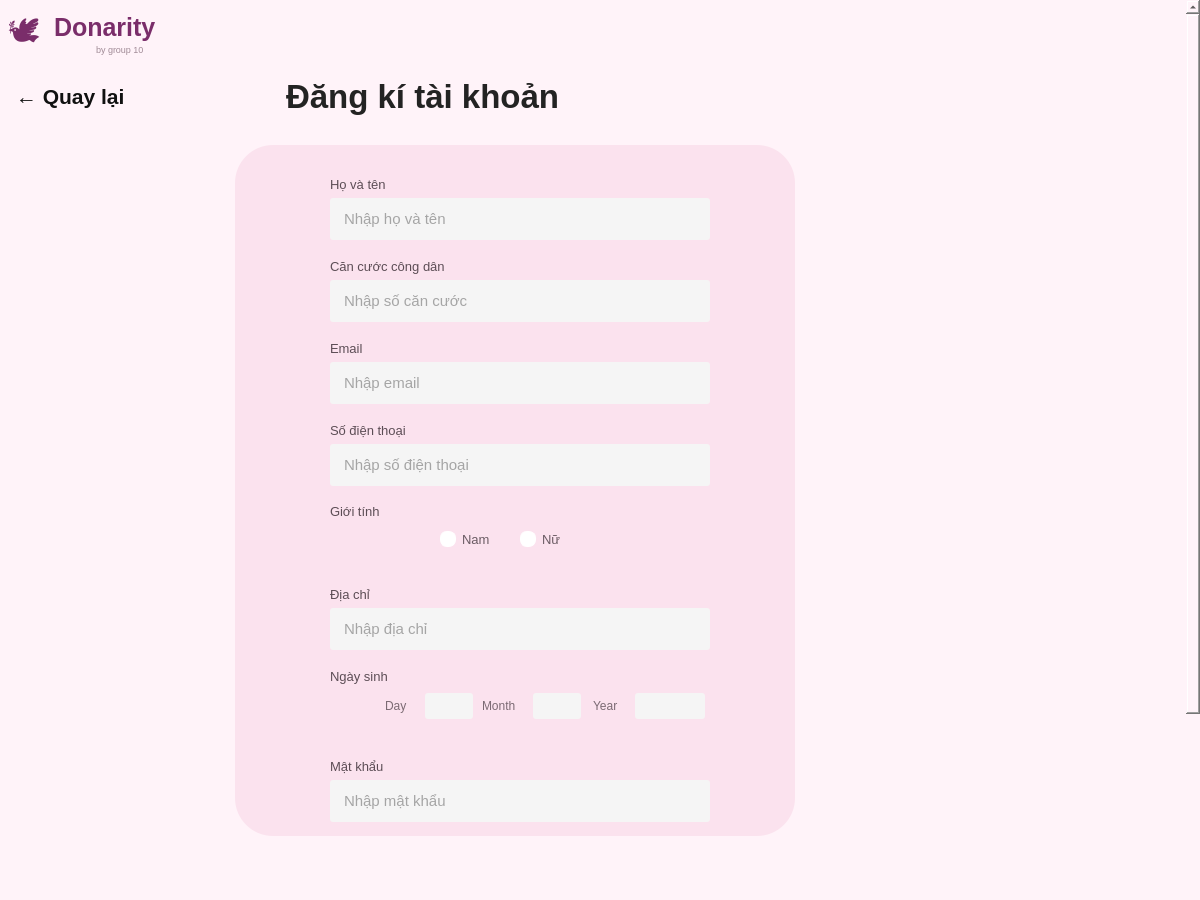
<?xml version="1.0" encoding="UTF-8"?>
<ui version="4.0">
 <class>MainWindow</class>
 <widget class="QMainWindow" name="MainWindow">
  <property name="geometry">
   <rect>
    <x>0</x>
    <y>0</y>
    <width>1200</width>
    <height>900</height>
   </rect>
  </property>
  <property name="minimumSize">
   <size>
    <width>1200</width>
    <height>900</height>
   </size>
  </property>
  <property name="maximumSize">
   <size>
    <width>1200</width>
    <height>900</height>
   </size>
  </property>
  <property name="windowTitle">
   <string>Đăng kí tài khoản</string>
  </property>
  <property name="styleSheet">
   <string notr="true">QMainWindow, QWidget{
    background: #FFF3F9;
}</string>
  </property>
  <widget class="QWidget" name="centralwidget">
   <property name="styleSheet">
    <string notr="true">background: #FFF3F9;</string>
   </property>
   <widget class="QScrollArea" name="scrollArea">
    <property name="geometry">
     <rect>
      <x>0</x>
      <y>0</y>
      <width>1200</width>
      <height>900</height>
     </rect>
    </property>
    <property name="styleSheet">
     <string notr="true">QScrollArea{
	selection-color: rgb(255, 0, 127);
	background-color: rgb(255, 255, 255);
    border: none;
    background: #FFF3F9;
}
QScrollBar:vertical {
    background: #FBE5F0;
    width: 12px;
    margin: 0px;
    border-radius: 6px;
}
QScrollBar::handle:vertical {
    background: #E8B8D0;
    min-height: 30px;
    border-radius: 6px;
}
QScrollBar::add-line:vertical,
QScrollBar::sub-line:vertical {
    height: 0px;
    border: none;
    background: none;
}
QScrollBar::add-page:vertical,
QScrollBar::sub-page:vertical {
    background: none;
}</string>
    </property>
    <property name="frameShape">
     <enum>QFrame::NoFrame</enum>
    </property>
    <property name="verticalScrollBarPolicy">
     <enum>Qt::ScrollBarAsNeeded</enum>
    </property>
    <property name="horizontalScrollBarPolicy">
     <enum>Qt::ScrollBarAsNeeded</enum>
    </property>
    <property name="widgetResizable">
     <bool>true</bool>
    </property>
    <widget class="QWidget" name="scrollAreaWidgetContents">
     <property name="geometry">
      <rect>
       <x>0</x>
       <y>-75</y>
       <width>1188</width>
       <height>1120</height>
      </rect>
     </property>
     <property name="minimumSize">
      <size>
       <width>1180</width>
       <height>1120</height>
      </size>
     </property>
     <property name="styleSheet">
      <string notr="true">background: #FFF3F9;</string>
     </property>
     <widget class="QLabel" name="logo_icon">
      <property name="geometry">
       <rect>
        <x>8</x>
        <y>10</y>
        <width>62</width>
        <height>50</height>
       </rect>
      </property>
      <property name="font">
       <font>
        <pointsize>24</pointsize>
       </font>
      </property>
      <property name="styleSheet">
       <string notr="true">QLabel{
background: transparent;
color: #7A2D6A;
border: none;
}</string>
      </property>
      <property name="text">
       <string>🕊</string>
      </property>
     </widget>
     <widget class="QLabel" name="logo_title">
      <property name="geometry">
       <rect>
        <x>54</x>
        <y>10</y>
        <width>180</width>
        <height>35</height>
       </rect>
      </property>
      <property name="font">
       <font>
        <family>Arial</family>
        <pointsize>19</pointsize>
        <weight>75</weight>
        <bold>true</bold>
       </font>
      </property>
      <property name="styleSheet">
       <string notr="true">QLabel{
color: #7A2D6A;
background: transparent;
border: none;
}</string>
      </property>
      <property name="text">
       <string>Donarity</string>
      </property>
     </widget>
     <widget class="QLabel" name="logo_subtitle">
      <property name="geometry">
       <rect>
        <x>96</x>
        <y>42</y>
        <width>90</width>
        <height>14</height>
       </rect>
      </property>
      <property name="font">
       <font>
        <family>Arial</family>
        <pointsize>7</pointsize>
       </font>
      </property>
      <property name="styleSheet">
       <string notr="true">QLabel{
color: #A08A96;
background: transparent;
border: none;
}</string>
      </property>
      <property name="text">
       <string>by group 10</string>
      </property>
     </widget>
     <widget class="QPushButton" name="back">
      <property name="geometry">
       <rect>
        <x>16</x>
        <y>84</y>
        <width>121</width>
        <height>24</height>
       </rect>
      </property>
      <property name="font">
       <font>
        <family>Arial</family>
        <pointsize>16</pointsize>
        <weight>75</weight>
        <bold>true</bold>
       </font>
      </property>
      <property name="cursor">
       <cursorShape>PointingHandCursor</cursorShape>
      </property>
      <property name="styleSheet">
       <string notr="true">QPushButton{
background: transparent;
border: none;
color: #111111;
text-align: left;
padding-left: 0px;
}
QPushButton:hover{
color: #7A2D6A;
}</string>
      </property>
      <property name="text">
       <string>← Quay lại</string>
      </property>
     </widget>
     <widget class="QLabel" name="title_label">
      <property name="geometry">
       <rect>
        <x>286</x>
        <y>68</y>
        <width>440</width>
        <height>56</height>
       </rect>
      </property>
      <property name="font">
       <font>
        <family>Arial</family>
        <pointsize>25</pointsize>
        <weight>75</weight>
        <bold>true</bold>
       </font>
      </property>
      <property name="styleSheet">
       <string notr="true">QLabel{
color: #232323;
background: transparent;
border: none;
}</string>
      </property>
      <property name="text">
       <string>Đăng kí tài khoản</string>
      </property>
     </widget>
     <widget class="QFrame" name="form_card">
      <property name="geometry">
       <rect>
        <x>235</x>
        <y>145</y>
        <width>560</width>
        <height>691</height>
       </rect>
      </property>
      <property name="styleSheet">
       <string notr="true">QFrame{
background: #FBE2EE;
border: none;
border-radius: 38px;
}</string>
      </property>
      <property name="frameShape">
       <enum>QFrame::NoFrame</enum>
      </property>
      <widget class="QLabel" name="label_name">
       <property name="geometry">
        <rect>
         <x>95</x>
         <y>28</y>
         <width>120</width>
         <height>22</height>
        </rect>
       </property>
       <property name="font">
        <font>
         <family>Arial</family>
         <pointsize>10</pointsize>
        </font>
       </property>
       <property name="styleSheet">
        <string notr="true">QLabel{
color: #5C4D55;
background: transparent;
}</string>
       </property>
       <property name="text">
        <string>Họ và tên</string>
       </property>
      </widget>
      <widget class="QLineEdit" name="NhapHoVaTen">
       <property name="geometry">
        <rect>
         <x>95</x>
         <y>53</y>
         <width>380</width>
         <height>42</height>
        </rect>
       </property>
       <property name="font">
        <font>
         <family>Arial</family>
         <pointsize>11</pointsize>
        </font>
       </property>
       <property name="styleSheet">
        <string notr="true">QLineEdit{
background: #F5F5F5;
border: none;
border-radius: 3px;
padding-left: 12px;
color: #555555;
}
QLineEdit::placeholder{
color: #999999;
}</string>
       </property>
       <property name="placeholderText">
        <string>Nhập họ và tên</string>
       </property>
      </widget>
      <widget class="QLabel" name="label_cccd">
       <property name="geometry">
        <rect>
         <x>95</x>
         <y>110</y>
         <width>150</width>
         <height>22</height>
        </rect>
       </property>
       <property name="font">
        <font>
         <family>Arial</family>
         <pointsize>10</pointsize>
        </font>
       </property>
       <property name="styleSheet">
        <string notr="true">QLabel{
color: #5C4D55;
background: transparent;
}</string>
       </property>
       <property name="text">
        <string>Căn cước công dân</string>
       </property>
      </widget>
      <widget class="QLineEdit" name="NhapCCCD">
       <property name="geometry">
        <rect>
         <x>95</x>
         <y>135</y>
         <width>380</width>
         <height>42</height>
        </rect>
       </property>
       <property name="font">
        <font>
         <family>Arial</family>
         <pointsize>11</pointsize>
        </font>
       </property>
       <property name="styleSheet">
        <string notr="true">QLineEdit{
background: #F5F5F5;
border: none;
border-radius: 3px;
padding-left: 12px;
color: #555555;
}
QLineEdit::placeholder{
color: #999999;
}</string>
       </property>
       <property name="placeholderText">
        <string>Nhập số căn cước</string>
       </property>
      </widget>
      <widget class="QLabel" name="label_email">
       <property name="geometry">
        <rect>
         <x>95</x>
         <y>192</y>
         <width>80</width>
         <height>22</height>
        </rect>
       </property>
       <property name="font">
        <font>
         <family>Arial</family>
         <pointsize>10</pointsize>
        </font>
       </property>
       <property name="styleSheet">
        <string notr="true">QLabel{
color: #5C4D55;
background: transparent;
}</string>
       </property>
       <property name="text">
        <string>Email</string>
       </property>
      </widget>
      <widget class="QLineEdit" name="NhapEmail">
       <property name="geometry">
        <rect>
         <x>95</x>
         <y>217</y>
         <width>380</width>
         <height>42</height>
        </rect>
       </property>
       <property name="font">
        <font>
         <family>Arial</family>
         <pointsize>11</pointsize>
        </font>
       </property>
       <property name="styleSheet">
        <string notr="true">QLineEdit{
background: #F5F5F5;
border: none;
border-radius: 3px;
padding-left: 12px;
color: #555555;
}
QLineEdit::placeholder{
color: #999999;
}</string>
       </property>
       <property name="placeholderText">
        <string>Nhập email</string>
       </property>
      </widget>
      <widget class="QLabel" name="label_phone">
       <property name="geometry">
        <rect>
         <x>95</x>
         <y>274</y>
         <width>100</width>
         <height>22</height>
        </rect>
       </property>
       <property name="font">
        <font>
         <family>Arial</family>
         <pointsize>10</pointsize>
        </font>
       </property>
       <property name="styleSheet">
        <string notr="true">QLabel{
color: #5C4D55;
background: transparent;
}</string>
       </property>
       <property name="text">
        <string>Số điện thoại</string>
       </property>
      </widget>
      <widget class="QLineEdit" name="NhapSdt">
       <property name="geometry">
        <rect>
         <x>95</x>
         <y>299</y>
         <width>380</width>
         <height>42</height>
        </rect>
       </property>
       <property name="font">
        <font>
         <family>Arial</family>
         <pointsize>11</pointsize>
        </font>
       </property>
       <property name="styleSheet">
        <string notr="true">QLineEdit{
background: #F5F5F5;
border: none;
border-radius: 3px;
padding-left: 12px;
color: #555555;
}
QLineEdit::placeholder{
color: #999999;
}</string>
       </property>
       <property name="placeholderText">
        <string>Nhập số điện thoại</string>
       </property>
      </widget>
      <widget class="QLabel" name="label_gender">
       <property name="geometry">
        <rect>
         <x>95</x>
         <y>355</y>
         <width>70</width>
         <height>22</height>
        </rect>
       </property>
       <property name="font">
        <font>
         <family>Arial</family>
         <pointsize>10</pointsize>
        </font>
       </property>
       <property name="styleSheet">
        <string notr="true">QLabel{
color: #5C4D55;
background: transparent;
}</string>
       </property>
       <property name="text">
        <string>Giới tính</string>
       </property>
      </widget>
      <widget class="QRadioButton" name="radNam">
       <property name="geometry">
        <rect>
         <x>205</x>
         <y>382</y>
         <width>70</width>
         <height>24</height>
        </rect>
       </property>
       <property name="font">
        <font>
         <family>Arial</family>
         <pointsize>10</pointsize>
        </font>
       </property>
       <property name="styleSheet">
        <string notr="true">QRadioButton{
background: transparent;
color: #6A5B63;
spacing: 6px;
}
QRadioButton::indicator{
width: 14px;
height: 14px;
border-radius: 7px;
background: #FFFFFF;
border: 1px solid #FFFFFF;
}
QRadioButton::indicator:checked{
background: #F29AC4;
border: 1px solid #FFFFFF;
}</string>
       </property>
       <property name="text">
        <string>Nam</string>
       </property>
      </widget>
      <widget class="QRadioButton" name="radNu">
       <property name="geometry">
        <rect>
         <x>285</x>
         <y>382</y>
         <width>70</width>
         <height>24</height>
        </rect>
       </property>
       <property name="font">
        <font>
         <family>Arial</family>
         <pointsize>10</pointsize>
        </font>
       </property>
       <property name="styleSheet">
        <string notr="true">QRadioButton{
background: transparent;
color: #6A5B63;
spacing: 6px;
}
QRadioButton::indicator{
width: 14px;
height: 14px;
border-radius: 7px;
background: #FFFFFF;
border: 1px solid #FFFFFF;
}
QRadioButton::indicator:checked{
background: #F29AC4;
border: 1px solid #FFFFFF;
}</string>
       </property>
       <property name="text">
        <string>Nữ</string>
       </property>
      </widget>
      <widget class="QLabel" name="label_address">
       <property name="geometry">
        <rect>
         <x>95</x>
         <y>438</y>
         <width>60</width>
         <height>22</height>
        </rect>
       </property>
       <property name="font">
        <font>
         <family>Arial</family>
         <pointsize>10</pointsize>
        </font>
       </property>
       <property name="styleSheet">
        <string notr="true">QLabel{
color: #5C4D55;
background: transparent;
}</string>
       </property>
       <property name="text">
        <string>Địa chỉ</string>
       </property>
      </widget>
      <widget class="QLineEdit" name="NhapAddress">
       <property name="geometry">
        <rect>
         <x>95</x>
         <y>463</y>
         <width>380</width>
         <height>42</height>
        </rect>
       </property>
       <property name="font">
        <font>
         <family>Arial</family>
         <pointsize>11</pointsize>
        </font>
       </property>
       <property name="styleSheet">
        <string notr="true">QLineEdit{
background: #F5F5F5;
border: none;
border-radius: 3px;
padding-left: 12px;
color: #555555;
}
QLineEdit::placeholder{
color: #999999;
}</string>
       </property>
       <property name="placeholderText">
        <string>Nhập địa chỉ</string>
       </property>
      </widget>
      <widget class="QLabel" name="label_birth">
       <property name="geometry">
        <rect>
         <x>95</x>
         <y>520</y>
         <width>70</width>
         <height>22</height>
        </rect>
       </property>
       <property name="font">
        <font>
         <family>Arial</family>
         <pointsize>10</pointsize>
        </font>
       </property>
       <property name="styleSheet">
        <string notr="true">QLabel{
color: #5C4D55;
background: transparent;
}</string>
       </property>
       <property name="text">
        <string>Ngày sinh</string>
       </property>
      </widget>
      <widget class="QLabel" name="label_day">
       <property name="geometry">
        <rect>
         <x>150</x>
         <y>551</y>
         <width>32</width>
         <height>20</height>
        </rect>
       </property>
       <property name="styleSheet">
        <string notr="true">QLabel{
background: transparent;
color: #7B6A73;
}</string>
       </property>
       <property name="text">
        <string>Day</string>
       </property>
      </widget>
      <widget class="QLineEdit" name="NhapDay">
       <property name="geometry">
        <rect>
         <x>190</x>
         <y>548</y>
         <width>48</width>
         <height>26</height>
        </rect>
       </property>
       <property name="styleSheet">
        <string notr="true">QLineEdit{
background: #F5F5F5;
border: none;
border-radius: 3px;
padding-left: 6px;
}</string>
       </property>
      </widget>
      <widget class="QLabel" name="label_month">
       <property name="geometry">
        <rect>
         <x>247</x>
         <y>551</y>
         <width>42</width>
         <height>20</height>
        </rect>
       </property>
       <property name="styleSheet">
        <string notr="true">QLabel{
background: transparent;
color: #7B6A73;
}</string>
       </property>
       <property name="text">
        <string>Month</string>
       </property>
      </widget>
      <widget class="QLineEdit" name="NhapMonth">
       <property name="geometry">
        <rect>
         <x>298</x>
         <y>548</y>
         <width>48</width>
         <height>26</height>
        </rect>
       </property>
       <property name="styleSheet">
        <string notr="true">QLineEdit{
background: #F5F5F5;
border: none;
border-radius: 3px;
padding-left: 6px;
}</string>
       </property>
      </widget>
      <widget class="QLabel" name="label_year">
       <property name="geometry">
        <rect>
         <x>358</x>
         <y>551</y>
         <width>32</width>
         <height>20</height>
        </rect>
       </property>
       <property name="styleSheet">
        <string notr="true">QLabel{
background: transparent;
color: #7B6A73;
}</string>
       </property>
       <property name="text">
        <string>Year</string>
       </property>
      </widget>
      <widget class="QLineEdit" name="NhapYear">
       <property name="geometry">
        <rect>
         <x>400</x>
         <y>548</y>
         <width>70</width>
         <height>26</height>
        </rect>
       </property>
       <property name="styleSheet">
        <string notr="true">QLineEdit{
background: #F5F5F5;
border: none;
border-radius: 3px;
padding-left: 6px;
}</string>
       </property>
      </widget>
      <widget class="QLabel" name="label_password_1">
       <property name="geometry">
        <rect>
         <x>95</x>
         <y>610</y>
         <width>90</width>
         <height>22</height>
        </rect>
       </property>
       <property name="font">
        <font>
         <family>Arial</family>
         <pointsize>10</pointsize>
        </font>
       </property>
       <property name="styleSheet">
        <string notr="true">QLabel{
color: #5C4D55;
background: transparent;
}</string>
       </property>
       <property name="text">
        <string>Mật khẩu</string>
       </property>
      </widget>
      <widget class="QLineEdit" name="NhapMatKhau">
       <property name="geometry">
        <rect>
         <x>95</x>
         <y>635</y>
         <width>380</width>
         <height>42</height>
        </rect>
       </property>
       <property name="font">
        <font>
         <family>Arial</family>
         <pointsize>11</pointsize>
        </font>
       </property>
       <property name="styleSheet">
        <string notr="true">QLineEdit{
background: #F5F5F5;
border: none;
border-radius: 3px;
padding-left: 12px;
color: #555555;
}
QLineEdit::placeholder{
color: #999999;
}</string>
       </property>
       <property name="echoMode">
        <enum>QLineEdit::Normal</enum>
       </property>
       <property name="placeholderText">
        <string>Nhập mật khẩu</string>
       </property>
      </widget>
      <widget class="QLabel" name="label_password_2">
       <property name="geometry">
        <rect>
         <x>95</x>
         <y>690</y>
         <width>100</width>
         <height>22</height>
        </rect>
       </property>
       <property name="font">
        <font>
         <family>Arial</family>
         <pointsize>10</pointsize>
        </font>
       </property>
       <property name="styleSheet">
        <string notr="true">QLabel{
color: #5C4D55;
background: transparent;
}</string>
       </property>
       <property name="text">
        <string>Mật khẩu</string>
       </property>
      </widget>
      <widget class="QLineEdit" name="txt_repassword">
       <property name="geometry">
        <rect>
         <x>95</x>
         <y>715</y>
         <width>380</width>
         <height>42</height>
        </rect>
       </property>
       <property name="font">
        <font>
         <family>Arial</family>
         <pointsize>11</pointsize>
        </font>
       </property>
       <property name="styleSheet">
        <string notr="true">QLineEdit{
background: #F5F5F5;
border: none;
border-radius: 3px;
padding-left: 12px;
color: #555555;
}
QLineEdit::placeholder{
color: #999999;
}</string>
       </property>
       <property name="echoMode">
        <enum>QLineEdit::Normal</enum>
       </property>
       <property name="placeholderText">
        <string>Nhập lại mật khẩu</string>
       </property>
      </widget>
     </widget>
     <widget class="QFrame" name="bottom_pink">
      <property name="geometry">
       <rect>
        <x>0</x>
        <y>845</y>
        <width>1185</width>
        <height>275</height>
       </rect>
      </property>
      <property name="contextMenuPolicy">
       <enum>Qt::NoContextMenu</enum>
      </property>
      <property name="styleSheet">
       <string notr="true">QFrame{
background: qlineargradient(spread:pad, x1:0, y1:0, x2:1, y2:1, stop:0 #FBE4EF, stop:1 #FFE5F2);
border: none;
}
	background-color: rgb(255, 0, 127);</string>
      </property>
      <property name="frameShape">
       <enum>QFrame::NoFrame</enum>
      </property>
      <widget class="QFrame" name="cloud1">
       <property name="geometry">
        <rect>
         <x>-20</x>
         <y>120</y>
         <width>220</width>
         <height>120</height>
        </rect>
       </property>
       <property name="styleSheet">
        <string notr="true">QFrame{
background: rgba(255, 236, 245, 190);
border-radius: 60px;
}</string>
       </property>
      </widget>
      <widget class="QFrame" name="cloud2">
       <property name="geometry">
        <rect>
         <x>130</x>
         <y>140</y>
         <width>260</width>
         <height>120</height>
        </rect>
       </property>
       <property name="styleSheet">
        <string notr="true">QFrame{
background: rgba(255, 236, 245, 180);
border-radius: 60px;
}</string>
       </property>
      </widget>
      <widget class="QFrame" name="cloud3">
       <property name="geometry">
        <rect>
         <x>340</x>
         <y>150</y>
         <width>300</width>
         <height>120</height>
        </rect>
       </property>
       <property name="styleSheet">
        <string notr="true">QFrame{
background: rgba(255, 238, 247, 180);
border-radius: 60px;
}</string>
       </property>
      </widget>
      <widget class="QFrame" name="cloud4">
       <property name="geometry">
        <rect>
         <x>610</x>
         <y>135</y>
         <width>270</width>
         <height>130</height>
        </rect>
       </property>
       <property name="styleSheet">
        <string notr="true">QFrame{
background: rgba(255, 240, 248, 175);
border-radius: 65px;
}</string>
       </property>
      </widget>
      <widget class="QFrame" name="cloud5">
       <property name="geometry">
        <rect>
         <x>850</x>
         <y>145</y>
         <width>250</width>
         <height>120</height>
        </rect>
       </property>
       <property name="styleSheet">
        <string notr="true">QFrame{
background: rgba(255, 238, 247, 185);
border-radius: 60px;
}</string>
       </property>
      </widget>
      <widget class="QPushButton" name="NutDangKi">
       <property name="geometry">
        <rect>
         <x>425</x>
         <y>75</y>
         <width>160</width>
         <height>46</height>
        </rect>
       </property>
       <property name="font">
        <font>
         <family>Arial</family>
         <pointsize>13</pointsize>
         <weight>75</weight>
         <bold>true</bold>
        </font>
       </property>
       <property name="cursor">
        <cursorShape>PointingHandCursor</cursorShape>
       </property>
       <property name="styleSheet">
        <string notr="true">QPushButton{
background: #FFF1F8;
color: #E08AB8;
border: none;
border-radius: 23px;
}
QPushButton:hover{
background: #FFE9F4;
}
QPushButton:pressed{
background: #F8DCEA;
}</string>
       </property>
       <property name="text">
        <string>Đăng kí ngay</string>
       </property>
      </widget>
     </widget>
    </widget>
   </widget>
  </widget>
  <widget class="QMenuBar" name="menubar">
   <property name="geometry">
    <rect>
     <x>0</x>
     <y>0</y>
     <width>1200</width>
     <height>21</height>
    </rect>
   </property>
  </widget>
  <widget class="QStatusBar" name="statusbar"/>
 </widget>
 <resources/>
 <connections/>
</ui>
